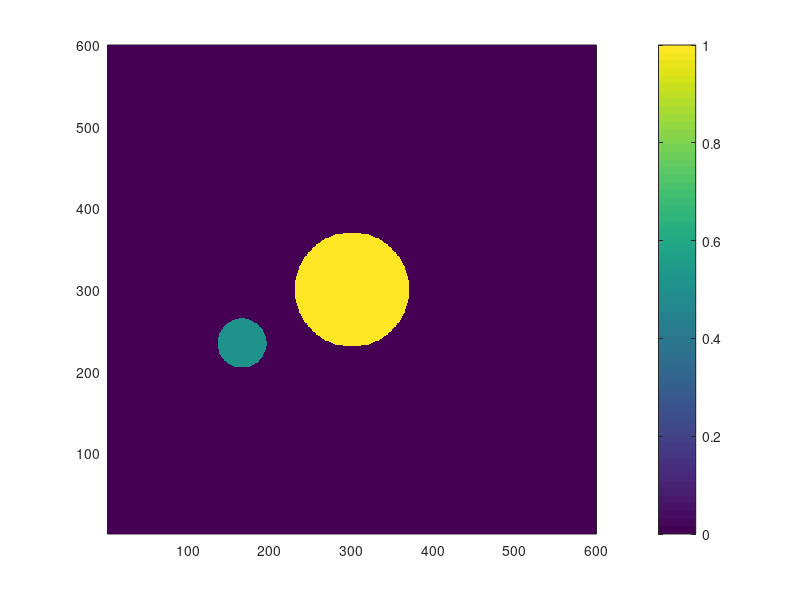

Recreate this plot in MATLAB. (Note: this script raises an error after producing the figure.)

% Generates a 600x600 phantom of two circles called "phantom".
% Large circle centered at (300, 300) with radius of 70
% Circle centered at (234.24, 165.18) with raidus of 30.

phant = zeros(600);
for i = 1:600
    for j = 1:600
        if (i - 300)^2 + (j - 300)^2 < 70^2
            phant(i,j) = 1;
        elseif (i - 234.24)^2 + (j - 165.18)^2 < 30^2
            phant(i,j) = 0.5;            
        end
    end
end

%Displays generated phantom

h1 = pcolor(phant); axis square
set(h1,'EdgeAlpha',0); colorbar
clear h1 i j

%Computes fan-beam projection of generated phantom
[F,Fpos,Fangles] = fanbeam(phant,426,'FanSensorGeometry','arc','FanRotationIncrement',1, 'FanSensorSpacing', 1.08);

%Displays the sinogram
figure
imshow(F,[],'XData',Fangles,'YData',Fpos,...
            'InitialMagnification','fit')
axis normal
xlabel('Rotation Angles (degrees)')
ylabel('Sensor Positions (degrees)')
colormap(gca,hot), colorbar

disp(size(Fangles))
disp(size(Fpos))

%Computes fan-beam to parallel-beam conversion  of generated phantom
[Precovered,Ploc,Pangles] = fan2para(F,426, 'ParallelCoverage', 'cycle', 'ParallelRotationIncrement', 1.08, 'ParallelSensorSpacing', 10);

%Ifan1 = ifanbeam(F,426,'FanCoverage', 'cycle','OutputSize',output_size, 'Filter', 'Hamming');

%Displays the sinogram after the conversion
figure
imshow(Precovered,[],...
       'XData',Pangles,'YData',Ploc,'InitialMagnification','fit') 
axis normal
title('Recovered Parallel-Beam Data')
xlabel('Rotation Angles (degrees)')
ylabel('Parallel Sensor Locations (pixels)')
colormap(gca,hot), colorbar

%disp(size(Pangles))
%disp(size(Ploc))

%Computes the inverse Radon 
out_size = max(size(phant));

I1 = iradon(Precovered,1.08,out_size);

%Displays the recovered image 
figure;
imagesc([1:600],[1:600],(I1));
axis square;
colorbar;
axis xy; 
